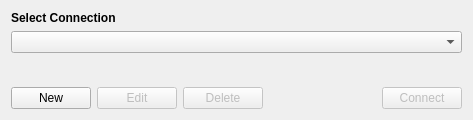
<?xml version="1.0" encoding="UTF-8"?>
<ui version="4.0">
 <class>ConnectionManager</class>
 <widget class="QDialog" name="ConnectionManager">
  <property name="windowModality">
   <enum>Qt::ApplicationModal</enum>
  </property>
  <property name="geometry">
   <rect>
    <x>0</x>
    <y>0</y>
    <width>473</width>
    <height>120</height>
   </rect>
  </property>
  <property name="windowTitle">
   <string>Connection Manager</string>
  </property>
  <layout class="QVBoxLayout" name="verticalLayout">
   <item>
    <widget class="QLabel" name="selectLB">
     <property name="font">
      <font>
       <weight>75</weight>
       <bold>true</bold>
      </font>
     </property>
     <property name="text">
      <string>Select Connection</string>
     </property>
    </widget>
   </item>
   <item>
    <widget class="QComboBox" name="connectionList"/>
   </item>
   <item>
    <spacer name="verticalSpacer">
     <property name="orientation">
      <enum>Qt::Vertical</enum>
     </property>
     <property name="sizeHint" stdset="0">
      <size>
       <width>20</width>
       <height>40</height>
      </size>
     </property>
    </spacer>
   </item>
   <item>
    <layout class="QHBoxLayout" name="horizontalLayout">
     <item>
      <widget class="QPushButton" name="newConnectionBT">
       <property name="text">
        <string>New</string>
       </property>
       <property name="autoDefault">
        <bool>true</bool>
       </property>
      </widget>
     </item>
     <item>
      <widget class="QPushButton" name="editConnectionBT">
       <property name="enabled">
        <bool>false</bool>
       </property>
       <property name="text">
        <string>Edit</string>
       </property>
       <property name="autoDefault">
        <bool>true</bool>
       </property>
       <property name="default">
        <bool>false</bool>
       </property>
      </widget>
     </item>
     <item>
      <widget class="QPushButton" name="deleteConnectionBT">
       <property name="enabled">
        <bool>false</bool>
       </property>
       <property name="text">
        <string>Delete</string>
       </property>
      </widget>
     </item>
     <item>
      <spacer name="horizontalSpacer">
       <property name="orientation">
        <enum>Qt::Horizontal</enum>
       </property>
       <property name="sizeHint" stdset="0">
        <size>
         <width>40</width>
         <height>20</height>
        </size>
       </property>
      </spacer>
     </item>
     <item>
      <widget class="QPushButton" name="connectBT">
       <property name="enabled">
        <bool>false</bool>
       </property>
       <property name="text">
        <string>Connect</string>
       </property>
       <property name="autoDefault">
        <bool>false</bool>
       </property>
       <property name="default">
        <bool>true</bool>
       </property>
      </widget>
     </item>
    </layout>
   </item>
  </layout>
 </widget>
 <resources/>
 <connections/>
</ui>
